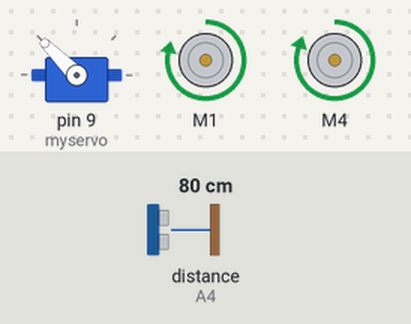
Recording of a sketch running on a simulated Arduino Uno, built with avr-gcc and run on an emulated ATmega328P. Parts: servo, 2 × DC motor (green arrow = forward, orange = backward, longer = faster). The test bench sets the inputs (shaded band); at power-on: distance to the obstacle (sensor on A4) 80 cm. The echo pulse lasts 58.3 µs per cm.

Above: at 3.27 s.
3.8 s: distance to the obstacle (sensor on A4) set to 33 cm
6.8 s: distance to the obstacle (sensor on A4) set to 27 cm
At 6.98 s:
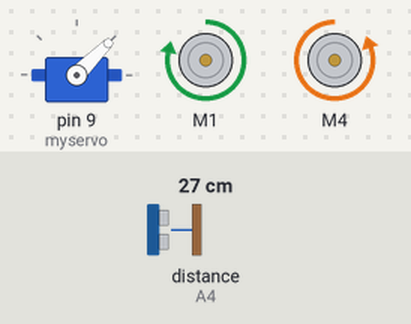
9.8 s: distance to the obstacle (sensor on A4) set to 22 cm
12.8 s: distance to the obstacle (sensor on A4) set to 17 cm
At 13.14 s:
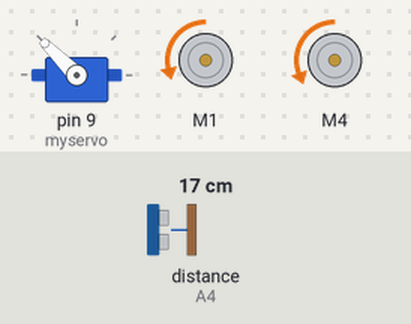
15.8 s: distance to the obstacle (sensor on A4) set to 35 cm
At 16.27 s:
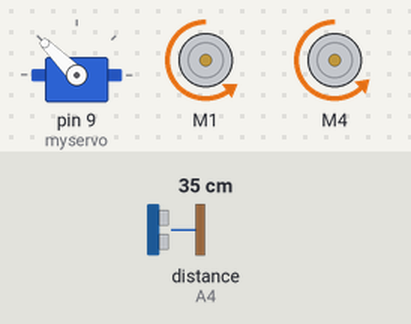
18.8 s: distance to the obstacle (sensor on A4) set to 2 cm
At 19.83 s:
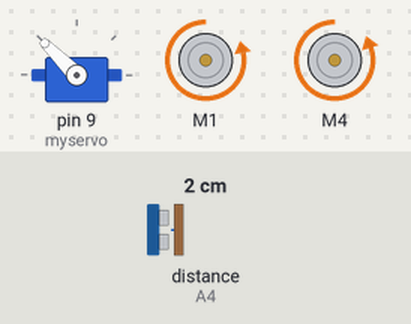
Timing chart, 0 to 22.8 s (numbered marks = the images above; inputs shaded):
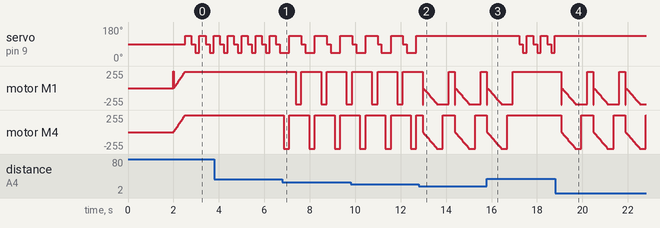

Measured:
- the behaviour switches between 30 and 29 cm on distance to the obstacle (sensor on A4) (found by bisection; images 0 and 1)
- the behaviour switches between 20 and 19 cm on distance to the obstacle (sensor on A4) (found by bisection; images 1 and 2)
- after the input at 6.8 s, motor M1: alternates forward 246/255 for 0.87 s and backward 246/255 for 0.25 s, starting after 0.58 s; motor M4: alternates forward 254/255 for 0.87 s and backward 254/255 for 0.25 s, starting after 0.06 s
- after the input at 12.8 s, servo on pin 9 (myservo): stops changing and stays 135°
- after the input at 15.8 s, servo on pin 9 (myservo): 135° → 90° after 1.4 s, then repeats every 0.62 s: 45° 0.17 s, 135° 0.27 s, 90° 0.17 s; motor M1: goes on until 16.9 s, then stays forward 246/255; motor M4: goes on until 16.7 s, then stays forward 254/255
- by itself, servo on pin 9 (myservo): repeats every 1.1 s: 45° 0.42 s, 135° 0.52 s, 90° 0.17 s

The sketch:

APC_17_RollyMkII_v3.ino
```cpp
// Rolly Mk. II Robot
// APC magazine - June 2014 issue
// Darren Yates - 30 March 2014

#include <AFMotor.h>
#include <Servo.h>
#include <NewPing.h>

#define TRIG_PIN A5
#define ECHO_PIN A4
#define MAX_DISTANCE 400
#define MAX_SPEED 255
#define MAX_SPEED_OFFSET -8
#define COLL_DIST 20
#define TURN_DIST COLL_DIST+10
#define ACT_TIME 250
NewPing sonar(TRIG_PIN, ECHO_PIN, MAX_DISTANCE);

AF_DCMotor motorR(1, MOTOR12_1KHZ); // create motor #1, 1kHz PWM
AF_DCMotor motorL(4, MOTOR12_1KHZ); // create motor #2, 1kHz PWM

Servo myservo;  // create servo object to control a servo
String motorSet = "";

int curDist = 0;
int pos;
int speedSet = 0;

//-------------------------------------------------------------------------------------------------------------------------------------
void setup() {

  myservo.attach(9);  // attaches the servo on pin 9 to the servo object
  myservo.write(90); // face servo forward
  delay(2000);
  motorSet = "FORWARD";
  moveForward();

}
//-------------------------------------------------------------------------------------------------------------------------------------
void loop() {

  checkPath();

}
//-------------------------------------------------------------------------------------------------------------------------------------
void checkPath() {

  int curLeft = 0; int curRight = 0; int curFront = 0;
  curDist = 0;

  checkForward();
  myservo.write(135);
  delay(100);
  for (pos = 135; pos >= 45; pos -= 45) {
    myservo.write(pos);
    delay(170);
    curDist = readPing();

    if (curDist < COLL_DIST) { checkCourse(); break; }
    if (curDist < TURN_DIST) { changePath(); }

  }
}
//-------------------------------------------------------------------------------------------------------------------------------------
int readPing() {
  int cm = 0;
  while (cm < 2) {
    int uS = sonar.ping();
    cm = uS/US_ROUNDTRIP_CM;
  }
  return cm;
}
//-------------------------------------------------------------------------------------------------------------------------------------
void checkForward() {
  if (motorSet=="FORWARD") { motorR.run(FORWARD); motorL.run(FORWARD); }
}     // turn it on going forward
//-------------------------------------------------------------------------------------------------------------------------------------
void changePath() {
  if (pos < 90) { veerLeft(); }
  if (pos > 90) { veerRight(); }
}
//-------------------------------------------------------------------------------------------------------------------------------------
void veerRight() {
  motorR.run(BACKWARD);  motorL.run(FORWARD);
  delay(ACT_TIME);
  motorR.run(FORWARD);   motorL.run(FORWARD);
  motorSet = "FORWARD";
}
//-------------------------------------------------------------------------------------------------------------------------------------
void veerLeft() {
  motorL.run(BACKWARD);   motorR.run(FORWARD);
  delay(ACT_TIME);
  motorL.run(FORWARD);   motorR.run(FORWARD);
  motorSet = "FORWARD";
}
//-------------------------------------------------------------------------------------------------------------------------------------
void checkCourse() {
  moveBackward();
  delay(ACT_TIME);
  moveStop();
  setCourse();
}
//-------------------------------------------------------------------------------------------------------------------------------------
void setCourse() {
  if (pos < 90) { turnRight(); }
  if (pos > 90) { turnLeft(); }
}
//-------------------------------------------------------------------------------------------------------------------------------------
void moveBackward() {
  motorSet = "BACKWARD";
  motorR.run(BACKWARD);
  motorL.run(BACKWARD);
  for (speedSet = 0; speedSet < MAX_SPEED; speedSet +=2)
  {
    motorL.setSpeed(speedSet);
    motorR.setSpeed(speedSet+MAX_SPEED_OFFSET);
    delay(5);
  }
}
//-------------------------------------------------------------------------------------------------------------------------------------
void moveForward() {
  motorSet = "FORWARD";
  checkForward();
  for (speedSet = 0; speedSet < MAX_SPEED; speedSet +=2)  {
    motorL.setSpeed(speedSet);
    motorR.setSpeed(speedSet+MAX_SPEED_OFFSET);
    delay(4);
  }
}
//-------------------------------------------------------------------------------------------------------------------------------------
void moveStop() { motorR.run(RELEASE); motorL.run(RELEASE); }
//-------------------------------------------------------------------------------------------------------------------------------------
void turnRight() {
  motorSet = "RIGHT";
  motorR.run(FORWARD);      // turn it on going forward
  motorL.run(BACKWARD);     // turn it on going forward
  delay(ACT_TIME);
  motorSet = "FORWARD";
  checkForward();
}
//-------------------------------------------------------------------------------------------------------------------------------------
void turnLeft() {
  motorSet = "LEFT";
  motorR.run(BACKWARD);      // turn it on going backward
  motorL.run(FORWARD);     // turn it on going forward
  delay(ACT_TIME);
  motorSet = "FORWARD";
  checkForward();
}
//-------------------------------------------------------------------------------------------------------------------------------------
```
